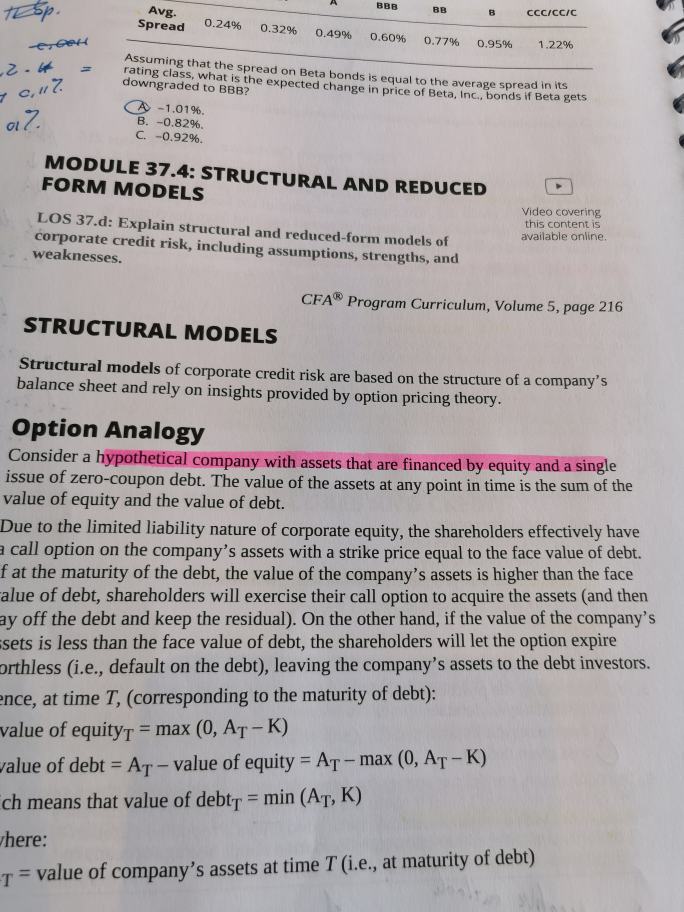
#> input picture images/test1.jpg, 2736 x 3648 px (shown at 1/4 size)
$ python -i pipeline.py   (imports and definitions only)   (older library calls are emulated)
#> lines starting #> are read from the running program, lines starting #| are printed output that depends on the picture; after the words box and inside, x2 and y2 are one past the last pixel; in counts of white or black regions, pixels touching at a corner belong together
### imgProc.py
#  =============================================
#
#  Copyright KIMO, 2020
#  All Rights Reserved
#  UNPUBLISHED, LICENSED SOFTWARE.
#
#  CONFIDENTIAL AND PROPRIETARY INFORMATION
#  WHICH IS THE PROPERTY OF KIMO.
#
#  =============================================
#
#  AUTHOR: Ioannis Kansizoglou
#
#  =============================================

import cv2
import argparse
import re, math
import numpy as np
import matplotlib.pyplot as plt

class imgProc:
    # get grayscale image
    @staticmethod
    def get_grayscale(image):
        return cv2.cvtColor(image, cv2.COLOR_BGR2GRAY)

    # noise removal
    @staticmethod
    def remove_noise(image):
        return cv2.medianBlur(image,5)

    # thresholding
    @staticmethod
    def thresholding(image):
        return cv2.threshold(image, 0, 255, cv2.THRESH_BINARY | cv2.THRESH_OTSU)[1]

    # dilation
    @staticmethod
    def dilate(image,ker=(3,3)):
        kernel = np.ones(ker,np.uint8)
        return cv2.dilate(image, kernel, iterations = 1)

    # erosion
    # [10 lines left out: functions erode, opening, not called in this run]

    # closing - dilation followed by erosion
    @staticmethod
    def closing(image,ker=(7,7)):
        kernel = np.ones(ker,np.uint8)
        return cv2.morphologyEx(image, cv2.MORPH_CLOSE, kernel)

    # canny edge detection
    @staticmethod
    def canny(image,a=100,b=200):
        return cv2.Canny(image, a, b)

    # skew correction
    # [15 lines left out: function deskew, not called in this run]

    # template matching
    @staticmethod
    def match_template(image, template):
        return cv2.matchTemplate(image, template, cv2.TM_CCOEFF_NORMED)

    # imshow in subplots
    # [27 lines left out: functions imshow, testImageQuality, not called in this run]

### pipeline.py
#  =============================================
#
#  Copyright KIMO, 2020
#  All Rights Reserved
#  UNPUBLISHED, LICENSED SOFTWARE.
#
#  CONFIDENTIAL AND PROPRIETARY INFORMATION
#  WHICH IS THE PROPERTY OF KIMO.
#
#  =============================================
#
#  AUTHOR: Ioannis Kansizoglou
#
#  =============================================

from pytesseract import Output
import pytesseract
import argparse
import cv2
import matplotlib.pyplot as plt
import re, math, time
import numpy as np
from imgProc import imgProc
from skimage.filters import threshold_otsu, threshold_yen, threshold_li

import binascii
import scipy.misc
import scipy.cluster

NUM_CLUSTERS = 6

class highlightedTextAcquisition():
    '''Set of functions for extracting the Region of Interest from
    highlighted areas
    '''

    @staticmethod
    def checkClustersColor(codes,dist_thresh=100):
        '''Check the existance of yellow in cluster centers
        '''
        yellowFlag = False
        for i in range(len(codes)):
            if np.linalg.norm([255,255,0]-codes[i]) < dist_thresh:
                print('Yellow for cluster '+str(i))
                yellowFlag = True

        return yellowFlag

    @staticmethod
    def clusterImage(img,down_size=100,num_clusters=6):
        '''Apply per pixel clustering on a downsampled version of the input image
        based on the corresponding RGB colors and assign to each pixel the RGB
        values of its nearest cluster center
        '''
        ar_img = cv2.resize(img,(down_size,down_size))
        ar = np.asarray(ar_img)
        shape = ar.shape
        ar = ar.reshape(np.product(shape[:2]), shape[2]).astype(float)
        codes, _ = scipy.cluster.vq.kmeans(ar, num_clusters)
        vecs, _ = scipy.cluster.vq.vq(ar, codes)
        c = ar.copy()
        for i, code in enumerate(codes):
            c[scipy.r_[np.where(vecs==i)],:] = code
        yellowFlag = highlightedTextAcquisition.checkClustersColor(codes)

        return c.reshape(*shape).astype(np.uint8), yellowFlag

    @staticmethod
    def extractSalientMap(img,channel):
        '''Find the salient binary map in a downsampled version of the input image
        and draw contours that encompass the regions of interest
        '''
        binary = highlightedTextAcquisition.applyThreshold(img,threshold_li,channel)
        cnts, _ = cv2.findContours(cv2.bitwise_not(binary), cv2.RETR_TREE, cv2.CHAIN_APPROX_SIMPLE)
        if len(cnts)>33:
            binary = highlightedTextAcquisition.applyThreshold(img,threshold_yen,channel)
            cnts,_ = cv2.findContours(cv2.bitwise_not(binary),cv2.RETR_TREE, cv2.CHAIN_APPROX_NONE)

        binary = binary-254
        binary,_ = highlightedTextAcquisition.convertBinaryMap(img,binary)

        return cnts, binary

    @staticmethod
    def preprocessImage(img,close_size=11):
        '''Convert image to RGB and apply closing
        '''
        rgb = cv2.cvtColor(img, cv2.COLOR_BGR2RGB)
        pr_img = imgProc.remove_noise(imgProc.closing(rgb,(close_size,close_size)))
        bl = highlightedTextAcquisition.checkBlueChannel(pr_img)
        if bl < 25:
            channel = 1
        else:
            channel = 2
        return pr_img, channel

    @staticmethod
    def convertBinaryMap(img,binary,down_size=100,convertMapColor=True):
        '''Process the Binary Map
        '''
        binary = np.array(binary)
        if convertMapColor and  np.sum(binary) > binary.shape[0]*binary.shape[1]/2:
                print('Converting...')
                binary = np.where(binary,0.,1.).astype('uint8')
                convertMapColor=True


        return binary, convertMapColor

    @staticmethod
    def cropImage(img, binary, cnts, e=0.01, min_region_percentage=0.001):
        '''Crop original image to patches based on the extracted contours and
        highlighted regions
        '''
        patches,idxs, maps = list(),list(),list()
        for i,cc in enumerate(cnts):
            approx = cv2.approxPolyDP(cc, 0.04 * 2, True)
            (x, y, w, h) = cv2.boundingRect(approx)
            try:
                new_img = cv2.cvtColor(img[y-int(e*h):y+h+int(e*h),x-2*int(e*w):x+w+2*int(e*w)],cv2.COLOR_RGB2GRAY)
                s =new_img.size/img.size
                if s >= 0.001 and s < 0.5:
                    bins = binary[y-int(e*h):y+h+int(e*h),x-2*int(e*w):x+w+2*int(e*w)]
                    patches.append(new_img)
                    maps.append(bins)
                    idxs.append(i)
            except:
                pass

        r_ps, m_ps = list(), list()
        for i,p,m in zip(idxs,patches,maps):
            rect = cv2.minAreaRect(cnts[i])
            box = cv2.boxPoints(rect)
            box = np.int0(box)
            x,y = rect[0]
            angle = rect[2]
            r_p = highlightedTextAcquisition.rotateImage(p,int(round(angle)))
            m_p = imgProc.dilate(m,(int(img.shape[1]*0.02),int(img.shape[0]*0.02)))
            m_p = imgProc.dilate(highlightedTextAcquisition.rotateImage(m,int(round(angle))),(int(img.shape[1]*0.02),int(img.shape[0]*0.02)))
            r_ps.append(r_p)
            m_ps.append(m_p)

        return r_ps, m_ps

    @staticmethod
    def applyOCR(r_ps, m_ps, showMaps):
        '''Apply OCR using pytesseract
        '''
        data = []
        for idx in range(len(r_ps)):
            inv_p = highlightedTextAcquisition.invertImage(r_ps[idx])
            inv_p = np.where(m_ps[idx],inv_p,40)
            thresh = threshold_yen(inv_p)
            binary = inv_p > thresh
            binary = cv2.bitwise_not(np.array(inv_p,dtype=np.uint8))
            if showMaps:
                imgProc.imshow([binary])

            # OCR
            d = pytesseract.image_to_string(binary, lang='eng', config='--psm 6')
            data.append(d)

        return data

    @staticmethod
    def rotateImage(rgb,angle):
        '''Rotate text image by angle
        '''
        if angle < -45:
            angle = 90+angle
        (h, w) = rgb.shape[:2]
        center = (w // 2, h // 2)
        M = cv2.getRotationMatrix2D(center, angle, 1.0)
        rotated = cv2.warpAffine(rgb, M, (w, h), flags=cv2.INTER_CUBIC, borderMode=cv2.BORDER_REPLICATE)
        return  rotated

    @staticmethod
    def checkBlueChannel(rgb):
        '''Check the blue channel of an image
        '''
        im = rgb[:,:,2].flatten()
        return np.std(im)

    @staticmethod
    def invertImage(imagem):
        '''Calculate the inverse of an image
        '''
        imagem = np.array(255-imagem,dtype=np.uint8)
        return imagem

    @staticmethod
    def applyThreshold(img,threshold=threshold_li,channel=2):
        '''Binarize image through selected threshold
        '''
        c_2 = cv2.cvtColor(img,cv2.COLOR_RGB2YCrCb)
        im = c_2[:,:,channel]
        thresh = threshold(im)
        binary = im > thresh
        binary = cv2.bitwise_not(np.array(binary,dtype=np.uint8))
        binary = imgProc.closing(binary,(7,7))
        return binary

    @staticmethod
    def run(image, num_clusters=6, min_region_percentage=0.001, close_size=11, padding=0.01, convertMapColor=True, showMaps=False):
        '''Run the whole highlightedTextAcquisition pipeline
        '''
        t0 = time.time()
        img = cv2.cvtColor(image,cv2.COLOR_BGR2RGB)
        pr_img, channel = highlightedTextAcquisition.preprocessImage(image,close_size=close_size)
        cnts, binary = highlightedTextAcquisition.extractSalientMap(pr_img, channel)
        r_ps, m_ps = highlightedTextAcquisition.cropImage(img,binary,cnts,min_region_percentage=min_region_percentage,e=padding)
        data = highlightedTextAcquisition.applyOCR(r_ps, m_ps, showMaps)
        print('Executed time: {:.3} sec'.format(time.time()-t0))

        return data

>>> import cv2
>>> picture = cv2.imread('images/test1.jpg')
#> picture is the input picture: shape (3648, 2736, 3); mean B, G, R 165.8, 165.2, 171.1
>>> result = highlightedTextAcquisition().run(picture)
#> in preprocessImage, `bl = highlightedTextAcquisition.checkBlueChannel(pr_img)`: bl = 19
#> in run, `pr_img, channel = highlightedTextAcquisition.preprocessImage(image,clo..`: channel = 1
#> in applyThreshold, `c_2 = cv2.cvtColor(img,cv2.COLOR_RGB2YCrCb)`: c_2: shape (3648, 2736, 3); mean of channels 0, 1, 2 180, 131, 127.4
#> in applyThreshold, `im = c_2[:,:,channel]`:
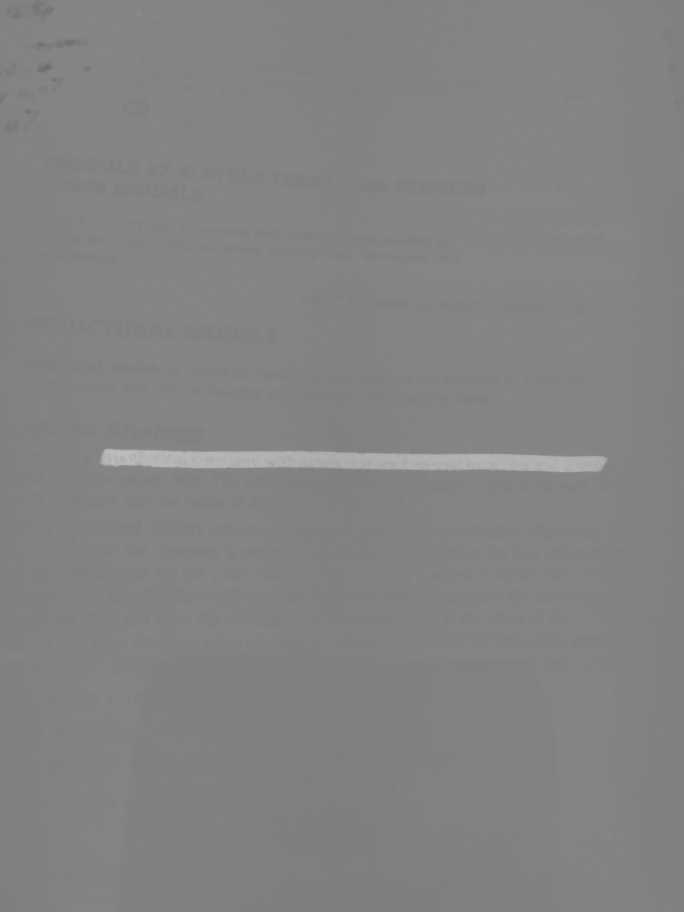
#> im: shape (3648, 2736) (shown at 1/4 size); min 107, max 189, mean 131
#> in applyThreshold, `thresh = threshold(im)`: thresh = 131.6
#> in applyThreshold, `binary = im > thresh`:
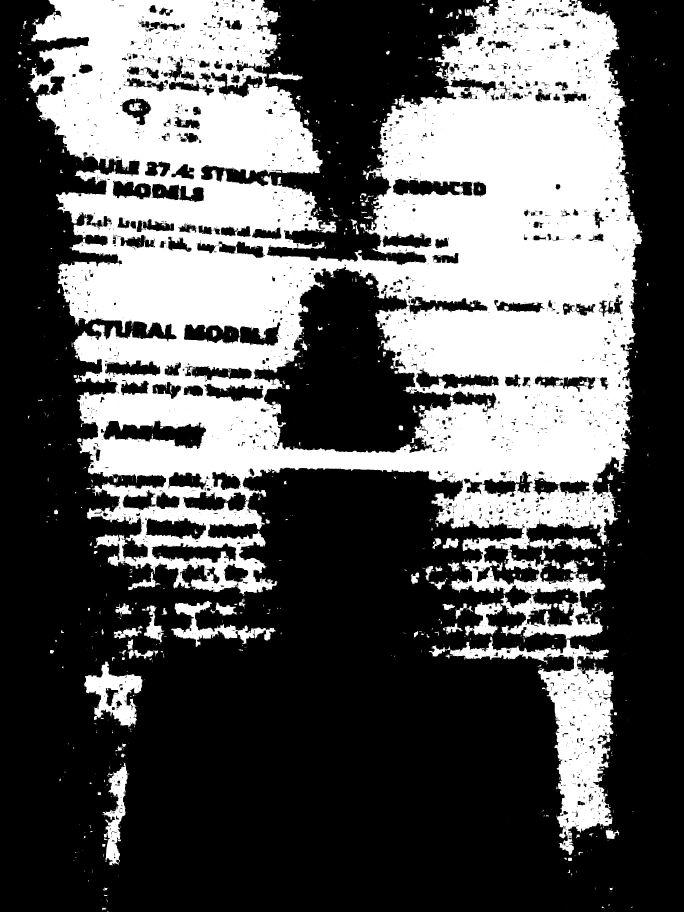
#> binary: shape (3648, 2736) bool (shown at 1/4 size); 35.9% white; 1213 white regions (842 under 20 px), largest, box (x1, y1, x2, y2) and area: (112, 0, 2570, 2556) 3297991, (1799, 2547, 2456, 3419) 148827, (336, 2645, 570, 2912) 28144
#> call 2 of closing, with ker = (7, 7)
#> in closing (call 2), `return cv2.morphologyEx(image, cv2.MORPH_CLOSE, kernel)`:
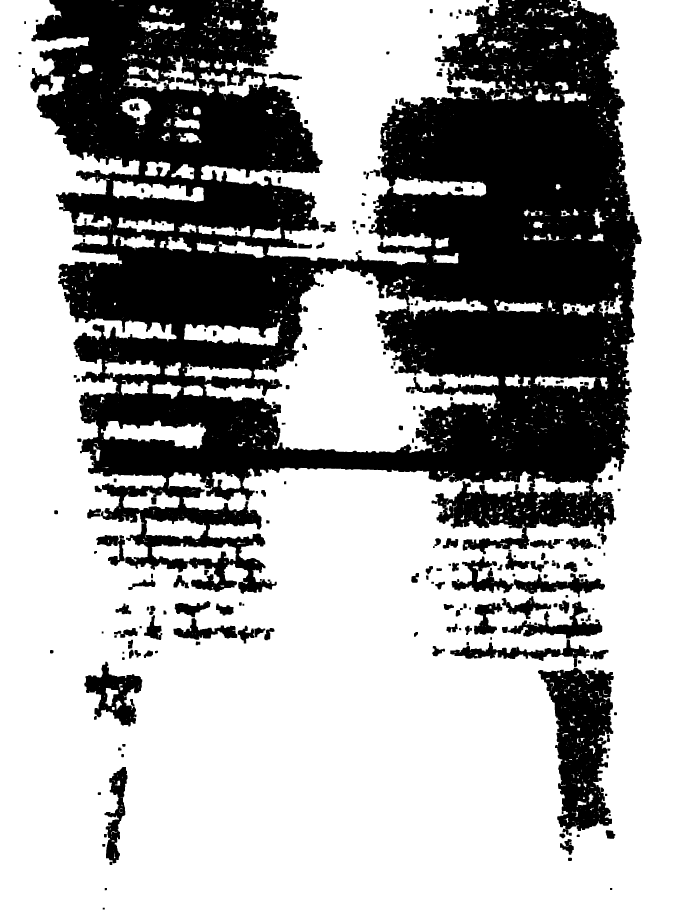
#> returned value: shape (3648, 2736) (shown at 1/4 size); values 254 (black) and 255 (white), 65% white; 279 black regions
#> in extractSalientMap, `cnts, _ = cv2.findContours(cv2.bitwise_not(binary), cv2.RETR_TREE, cv2..`: cnts = 2037 contours, 1097 with area under 20; largest, box (x1, y1, x2, y2) and area: (121, 0, 2567, 2375) 3809866, (817, 1058, 2002, 1812) 381252, (2152, 2672, 2455, 3324) 123902, (337, 2647, 569, 2906) 28788, (403, 1681, 826, 1797) 26772
#> call 2 of applyThreshold, with channel = 1
#> in applyThreshold (call 2), `thresh = threshold(im)`: thresh = 134
#> in applyThreshold (call 2), `binary = im > thresh`: binary: shape (3648, 2736) bool; 1.5% white; 49 white regions (22 under 20 px), largest, box (x1, y1, x2, y2) and area: (397, 1791, 2434, 1894) 142563, (2262, 1049, 2352, 1109) 2406, (2235, 915, 2295, 942) 756
#> in applyThreshold (call 2), `binary = cv2.bitwise_not(np.array(binary,dtype=np.uint8))`:
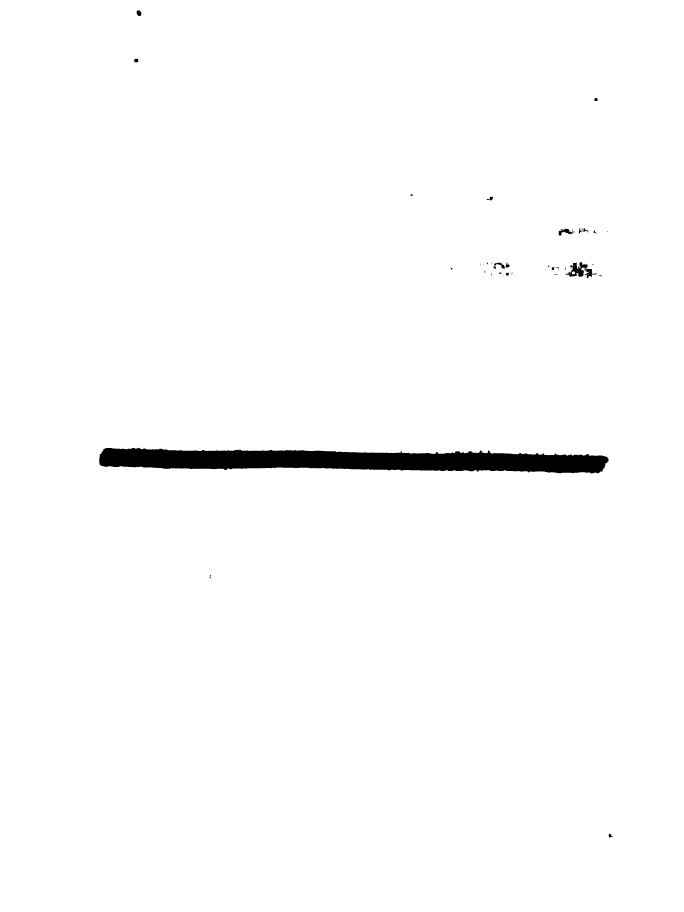
#> binary: shape (3648, 2736) (shown at 1/4 size); values 254 (black) and 255 (white), 98.5% white; 49 black regions (22 under 20 px), largest, box (x1, y1, x2, y2) and area: (397, 1791, 2434, 1894) 142563, (2262, 1049, 2352, 1109) 2406, (2235, 915, 2295, 942) 756
#> in closing (call 3), `return cv2.morphologyEx(image, cv2.MORPH_CLOSE, kernel)`: returned value: shape (3648, 2736); values 254 (black) and 255 (white), 98.5% white; 20 black regions
#> in extractSalientMap, `cnts,_ = cv2.findContours(cv2.bitwise_not(binary),cv2.RETR_TREE, cv2.C..`: cnts = 22 contours, 2 with area under 20; largest, box (x1, y1, x2, y2) and area: (397, 1792, 2434, 1893) 139923, (2290, 1052, 2335, 1107) 1196, (2345, 1075, 2368, 1105) 398, (2256, 916, 2282, 936) 302, (547, 42, 565, 64) 298
#> in extractSalientMap, `binary = binary-254`: binary: shape (3648, 2736); values 0 (black) and 1 (white), 98.5% white; 20 black regions, largest, box (x1, y1, x2, y2) and area: (397, 1792, 2434, 1893) 142027, (2290, 1052, 2335, 1107) 1285, (2345, 1075, 2368, 1105) 448
#> in convertBinaryMap, `binary = np.where(binary,0.,1.).astype('uint8')`: binary: shape (3648, 2736); values 0 (black) and 1 (white), 1.5% white; 20 white regions
#> the loop in cropImage, `for i,cc in enumerate(cnts):` made 22 passes
#> (x, y, w, h, s) on passes 1, 2, 3, 4, 5, 6, 7, 9, 10, 11, 12, 14: (2435, 3337, 9, 12, 3.61e-06), (397, 1792, 2037, 101, 0.00728), (2289, 1093, 18, 12, 7.21e-06), (2024, 1092, 11, 9, 3.31e-06), (2275, 1090, 8, 8, 2.14e-06), (2345, 1075, 23, 30, 2.3e-05), (2207, 1069, 9, 11, 3.31e-06), (2006, 1061, 12, 10, 4.01e-06), (2330, 1058, 20, 13, 8.68e-06), (2024, 1058, 13, 12, 5.21e-06), (2290, 1052, 45, 55, 8.27e-05), (2303, 1079, 3, 4, 4.01e-07)
#> (approx, x, y, w, h, s) on pass 8: ([[1975, 1066], [1975, 1072], [1981, 1072], [1981, 1066]], 1975, 1066, 7, 7, 1.64e-06)
#> after the loop in cropImage, `for i,cc in enumerate(cnts):`: idxs = [1]; maps = 1 item
#> the loop in cropImage, `for i,p,m in zip(idxs,patches,maps):` made 1 pass
#> (i, rect, box, x, y) on pass 1: (1, ((1415, 1841.9), (84.3, 2036), -89.44), [[2432, 1893], [396, 1874], [397, 1789], [2433, 1809]], 1415, 1841.9)
#> pass 1, in rotateImage (call 2), `rotated = cv2.warpAffine(rgb, M, (w, h), flags=cv2.INTER_CUBIC, border..`:
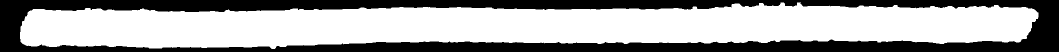
#> rotated: shape (103, 2117) (shown at 1/2 size); values 0 (black) and 1 (white), 65.1% white; 1 black region, box (x1, y1, x2, y2) and area: (0, 0, 2117, 103) 75999
#> the loop in applyOCR, `for idx in range(len(r_ps)):` made 1 pass
#> thresh on pass 1: 128
#> pass 1, in invertImage, `imagem = np.array(255-imagem,dtype=np.uint8)`:
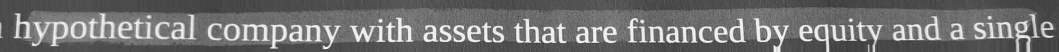
#> imagem: shape (103, 2117) (shown at 1/2 size); min 52, max 255, mean 112.9
#> pass 1, in applyOCR, `binary = inv_p > thresh`:
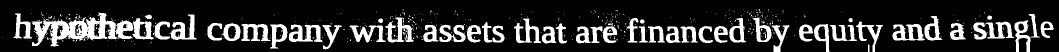
#> binary: shape (103, 2117) bool (shown at 1/2 size); 18% white; 482 white regions (428 under 20 px), largest, box (x1, y1, x2, y2) and area: (64, 25, 267, 93) 5920, (577, 49, 645, 84) 1326, (771, 35, 827, 85) 1233
#> after the loop in applyOCR, `for idx in range(len(r_ps)):`: data = []
#> (the run stopped early here; a loop or call above may not have finished)
